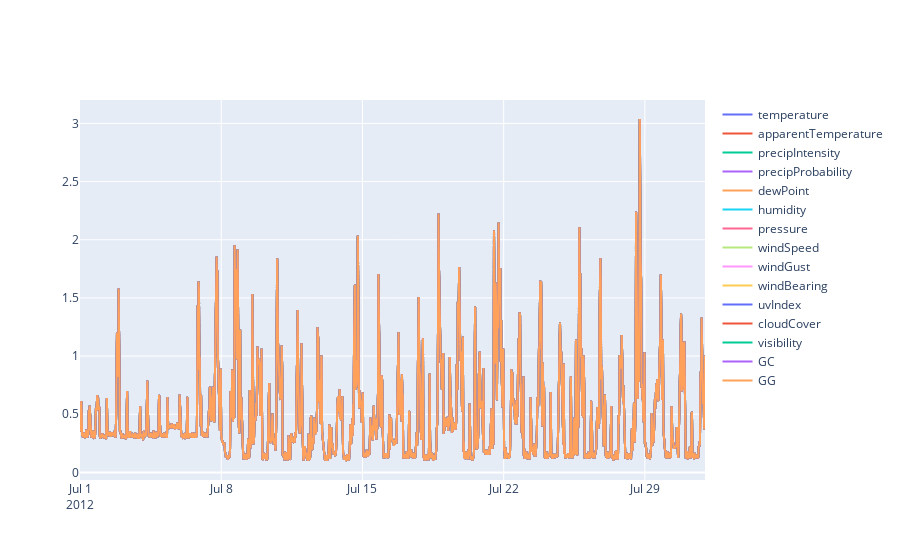

Notebook source saved alongside this figure:
### Code cell
fig = go.Figure([{
    'x': july_data_2012.index,
    'y': july_data_2012.GC,
    'name': col
}  for col in july_data_2012])

fig.show()

### Figure 1 — Plotly figure (JSON) as saved in the notebook; plotly's stock layout.template omitted (floating-point values rounded to 4 significant figures; data arrays with more than 128 entries replaced by an {"elided": "..."} marker saying what was removed)
{"data": [{"name": "temperature", "type": "scatter", "x": {"elided": "1488 str values"}, "y": {"elided": "1488 float values"}}, {"name": "apparentTemperature", "type": "scatter", "x": {"elided": "1488 str values"}, "y": {"elided": "1488 float values"}}, {"name": "precipIntensity", "type": "scatter", "x": {"elided": "1488 str values"}, "y": {"elided": "1488 float values"}}, {"name": "precipProbability", "type": "scatter", "x": {"elided": "1488 str values"}, "y": {"elided": "1488 float values"}}, {"name": "dewPoint", "type": "scatter", "x": {"elided": "1488 str values"}, "y": {"elided": "1488 float values"}}, {"name": "humidity", "type": "scatter", "x": {"elided": "1488 str values"}, "y": {"elided": "1488 float values"}}, {"name": "pressure", "type": "scatter", "x": {"elided": "1488 str values"}, "y": {"elided": "1488 float values"}}, {"name": "windSpeed", "type": "scatter", "x": {"elided": "1488 str values"}, "y": {"elided": "1488 float values"}}, {"name": "windGust", "type": "scatter", "x": {"elided": "1488 str values"}, "y": {"elided": "1488 float values"}}, {"name": "windBearing", "type": "scatter", "x": {"elided": "1488 str values"}, "y": {"elided": "1488 float values"}}, {"name": "uvIndex", "type": "scatter", "x": {"elided": "1488 str values"}, "y": {"elided": "1488 float values"}}, {"name": "cloudCover", "type": "scatter", "x": {"elided": "1488 str values"}, "y": {"elided": "1488 float values"}}, {"name": "visibility", "type": "scatter", "x": {"elided": "1488 str values"}, "y": {"elided": "1488 float values"}}, {"name": "GC", "type": "scatter", "x": {"elided": "1488 str values"}, "y": {"elided": "1488 float values"}}, {"name": "GG", "type": "scatter", "x": {"elided": "1488 str values"}, "y": {"elided": "1488 float values"}}], "layout": {}}
